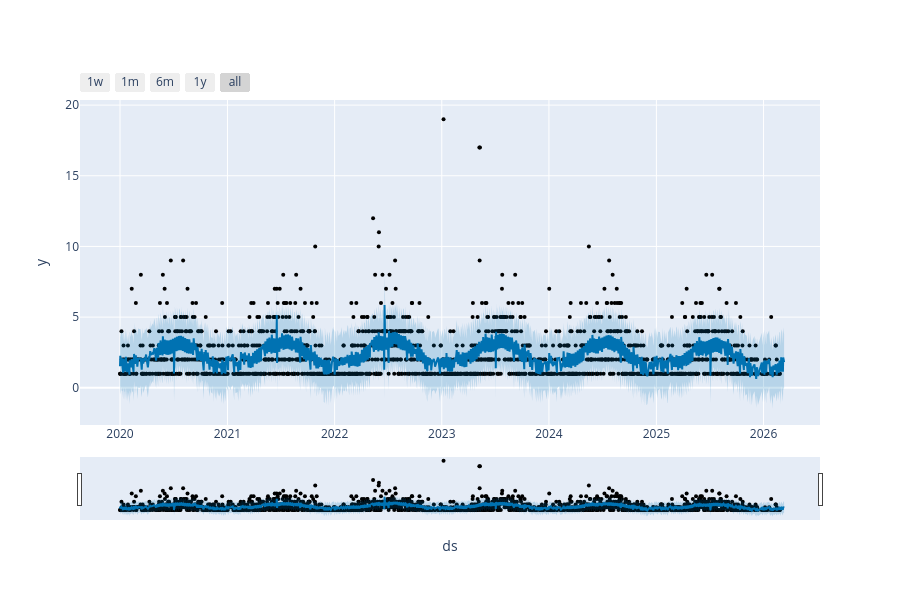
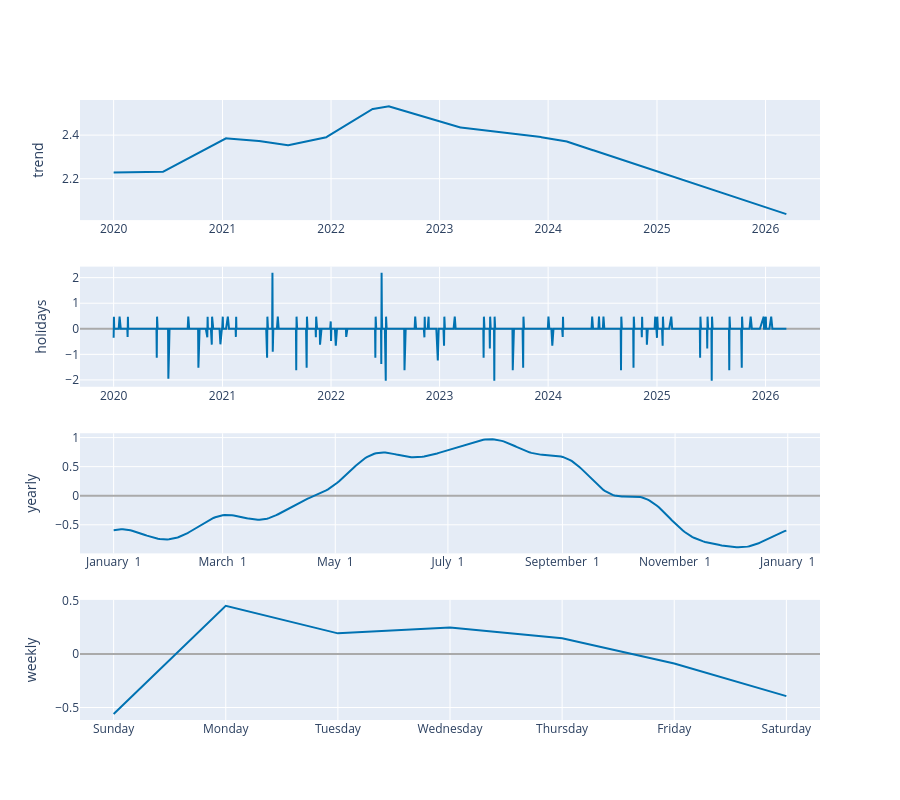

These figures' notebook cell, in order:
### Markdown cell above
## Plots and Evaluation of the Model

### Code cell
fig1 = plot_plotly(m, forecast)
fig1.show()

fig2 = plot_components_plotly(m, forecast)
fig2.show()

### Figure 1 — Plotly figure (JSON) as saved in the notebook; plotly's stock layout.template omitted (floating-point values rounded to 4 significant figures; data arrays with more than 128 entries replaced by an {"elided": "..."} marker saying what was removed)
{"data": [{"marker": {"color": "black", "size": 4}, "mode": "markers", "name": "Actual", "type": "scatter", "x": {"elided": "1633 str values"}, "y": {"elided": "1633 int values"}}, {"hoverinfo": "skip", "line": {"width": 0}, "mode": "lines", "type": "scatter", "x": {"elided": "1647 str values"}, "y": {"elided": "1647 float values"}}, {"fill": "tonexty", "fillcolor": "rgba(0, 114, 178, 0.2)", "line": {"color": "#0072B2", "width": 2}, "mode": "lines", "name": "Predicted", "type": "scatter", "x": {"elided": "1647 str values"}, "y": {"elided": "1647 float values"}}, {"fill": "tonexty", "fillcolor": "rgba(0, 114, 178, 0.2)", "hoverinfo": "skip", "line": {"width": 0}, "mode": "lines", "type": "scatter", "x": {"elided": "1647 str values"}, "y": {"elided": "1647 float values"}}], "layout": {"height": 600, "showlegend": false, "width": 900, "xaxis": {"rangeselector": {"buttons": [{"count": 7, "label": "1w", "step": "day", "stepmode": "backward"}, {"count": 1, "label": "1m", "step": "month", "stepmode": "backward"}, {"count": 6, "label": "6m", "step": "month", "stepmode": "backward"}, {"count": 1, "label": "1y", "step": "year", "stepmode": "backward"}, {"step": "all"}]}, "rangeslider": {"visible": true}, "title": {"text": "ds"}, "type": "date"}, "yaxis": {"title": {"text": "y"}}}}

### Figure 2 — Plotly figure (JSON) as saved in the notebook; plotly's stock layout.template omitted (floating-point values rounded to 4 significant figures; data arrays with more than 128 entries replaced by an {"elided": "..."} marker saying what was removed)
{"data": [{"line": {"color": "#0072B2", "width": 2}, "mode": "lines", "name": "trend", "type": "scatter", "x": {"elided": "1647 str values"}, "xaxis": "x", "y": {"elided": "1647 float values"}, "yaxis": "y"}, {"line": {"color": "#0072B2", "width": 2}, "mode": "lines", "name": "holidays", "text": {"elided": "1647 str values"}, "type": "scatter", "x": {"elided": "1647 str values"}, "xaxis": "x2", "y": {"elided": "1647 float values"}, "yaxis": "y2"}, {"line": {"color": "#0072B2", "width": 2}, "mode": "lines", "name": "yearly", "type": "scatter", "x": {"elided": "365 str values"}, "xaxis": "x3", "y": {"elided": "365 float values"}, "yaxis": "y3"}, {"line": {"color": "#0072B2", "width": 2}, "mode": "lines", "name": "weekly", "type": "scatter", "x": ["2017-01-01T00:00:00", "2017-01-02T00:00:00", "2017-01-03T00:00:00", "2017-01-04T00:00:00", "2017-01-05T00:00:00", "2017-01-06T00:00:00", "2017-01-07T00:00:00"], "xaxis": "x4", "y": [-0.5607, 0.4513, 0.194, 0.2487, 0.1477, -0.08774, -0.3933], "yaxis": "y4"}], "layout": {"height": 800, "showlegend": false, "width": 900, "xaxis": {"anchor": "y", "domain": [0, 1], "range": ["2019-09-09T21:36:00", "2026-07-03T02:24:00"], "type": "date"}, "xaxis2": {"anchor": "y2", "domain": [0, 1], "range": ["2019-09-09T21:36:00", "2026-07-03T02:24:00"], "type": "date"}, "xaxis3": {"anchor": "y3", "domain": [0, 1], "range": ["2016-12-13T18:54:02.958904", "2018-01-18T11:04:57.863013"], "tickformat": "%B %e", "type": "date"}, "xaxis4": {"anchor": "y4", "domain": [0, 1], "range": ["2016-12-31T16:48:00", "2017-01-07T07:12:00"], "tickformat": "%A", "type": "date"}, "yaxis": {"anchor": "x", "domain": [0.8063, 1], "rangemode": "normal", "title": {"text": "trend"}, "zerolinecolor": "#AAA"}, "yaxis2": {"anchor": "x2", "domain": [0.5375, 0.7312], "rangemode": "tozero", "title": {"text": "holidays"}, "zerolinecolor": "#AAA"}, "yaxis3": {"anchor": "x3", "domain": [0.2687, 0.4625], "title": {"text": "yearly"}, "zerolinecolor": "#AAA"}, "yaxis4": {"anchor": "x4", "domain": [0, 0.1938], "title": {"text": "weekly"}, "zerolinecolor": "#AAA"}}}
